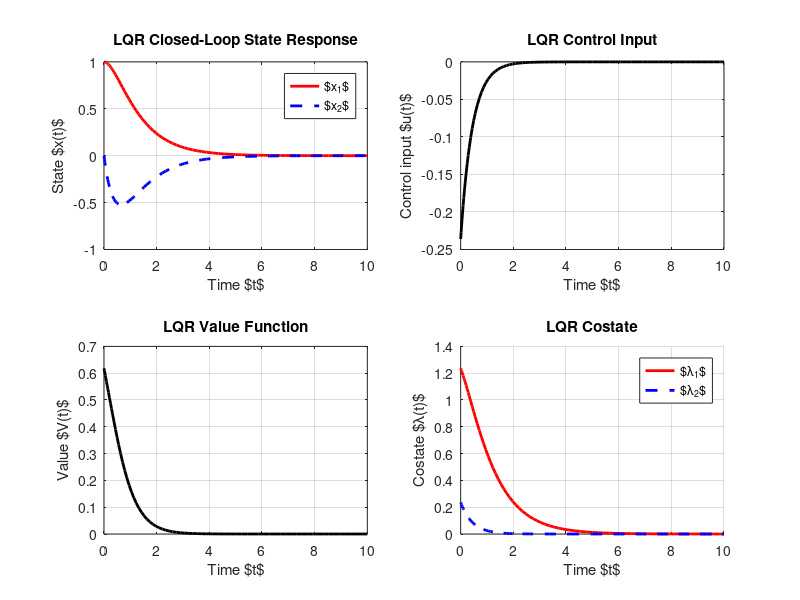

This figure's MATLAB source:
% Infinite-Horizon Continuous-Time LQR Control Simulation
clear; clc;

% --------------------------------------
% 1. System definition (continuous-time)
% --------------------------------------
A = [0 1; -2 -3];       % State matrix
B = [0; 1];             % Input matrix
Q = eye(2);             % State weighting
R = 1;                  % Input weighting

% --------------------------------------
% 2. Solve continuous-time LQR via CARE
% --------------------------------------
[K, P, eigVals] = lqr(A, B, Q, R);  % Compute optimal feedback gain

disp('LQR feedback gain K:');
disp(K);

% --------------------------------------
% 3. Simulation setup
% --------------------------------------
x0 = [1; 0];           % Initial state
t_span = [0 10];       % Simulation time interval

% --------------------------------------
% 4. Define closed-loop system dynamics
% dx/dt = (A - B*K)*x
% --------------------------------------
A_cl = A - B * K;      % Closed-loop system matrix

f = @(t, x) A_cl * x;  % Anonymous function for ODE solver

% --------------------------------------
% 5. Simulate using ODE45
% --------------------------------------
[t, X] = ode45(f, t_span, x0);  % Solve ODE

% --------------------------------------
% 6. Compute control input u(t) = -K * x(t)
% --------------------------------------
U = -X * K';           % Each row of X multiplied by -K

for n = 1:length(t)
V(n) =0.5*X(n,:)*P*X(n,:)';
l(:,n) = P*X(n,:)';
end
% --------------------------------------
% 7. Plot results
% --------------------------------------
figure;
set(gcf, 'position', [50 50 1000 500])
subplot(2,2,1);
plot(t, X(:,1), 'r-', 'LineWidth', 2); hold on;
plot(t, X(:,2), 'b--', 'LineWidth', 2);
xlabel('Time $t$'); ylabel('State $x(t)$');
legend('$x_1$','$x_2$');
title('LQR Closed-Loop State Response');
grid on;

subplot(2,2,2);
plot(t, U, 'k-', 'LineWidth', 2);
xlabel('Time $t$'); ylabel('Control input $u(t)$');
title('LQR Control Input');
grid on;

subplot(2,2,3);
plot(t,V, 'k-', 'LineWidth', 2)
xlabel('Time $t$'); ylabel('Value $V(t)$');
title('LQR Value Function');
grid on

subplot(2,2,4);
hold on
plot(t,l(1,:)', 'r-', 'LineWidth', 2)
plot(t,l(2,:)', 'b--', 'LineWidth', 2)
xlabel('Time $t$'); ylabel('Costate $\lambda(t)$');
legend('$\lambda_1$','$\lambda_2$');
title('LQR Costate');
grid on
